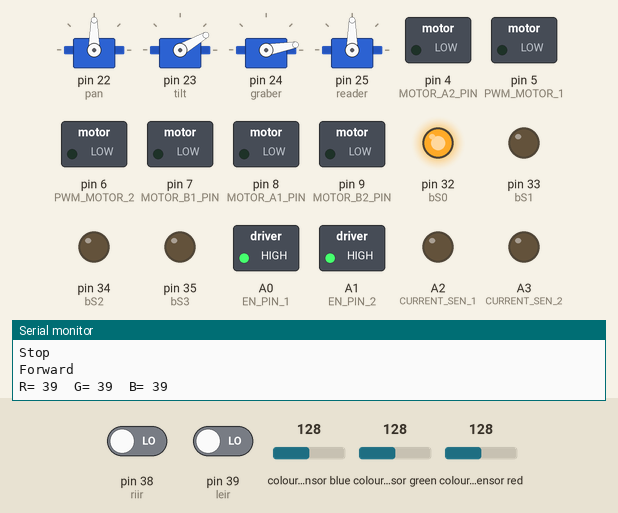
The sketch below on a simulated Arduino Mega 2560, built with avr-gcc and run on an emulated ATmega2560. On the bench: 4 × servo, switched loads named in the sketch (green lamp = pin HIGH), output pins drawn as LEDs (lit = HIGH), the last lines printed to the serial monitor. Wiring (inferred from the names in the program): TCS3200 colour sensor: output pin 30; S2 pin 28; S3 pin 29; S0 pin 26; S1 pin 27. Dashed ring = blinking. The inputs (shaded band) are chosen by the test bench; at power-on: pin 38 (riir) LOW, pin 39 (leir) LOW, colour sensor blue 128, colour sensor green 128, colour sensor red 128. Pins used as bus, display or sensor lines are not drawn.

Above: at 1.2 s.
1.3 s: pin 38 (riir) driven HIGH
At 2.5 s:
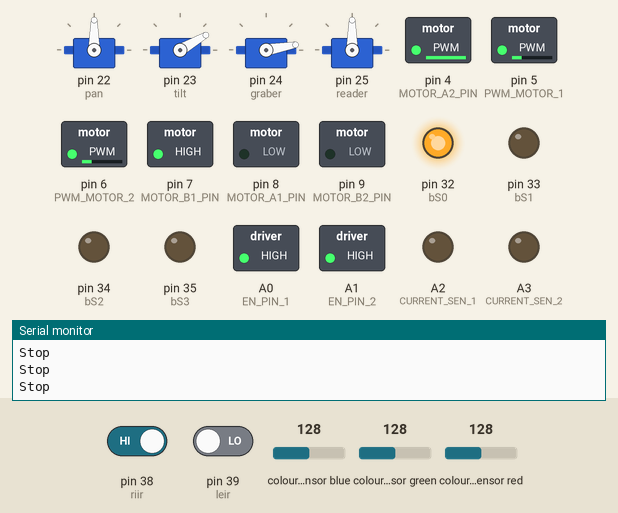
2.8 s: pin 38 (riir) driven LOW
At 4.3 s:
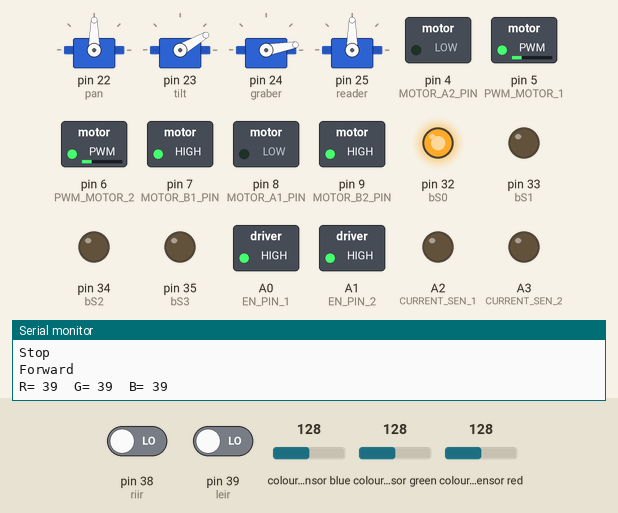
4.6 s: pin 39 (leir) driven HIGH
At 5.8 s:
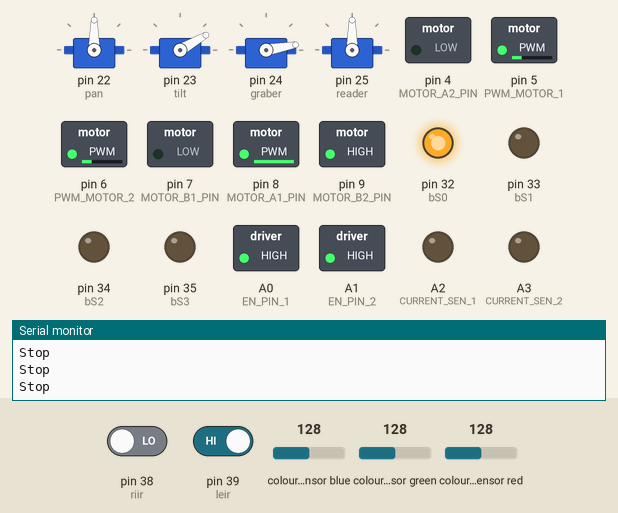
6.1 s: pin 39 (leir) driven LOW
At 6.26 s:
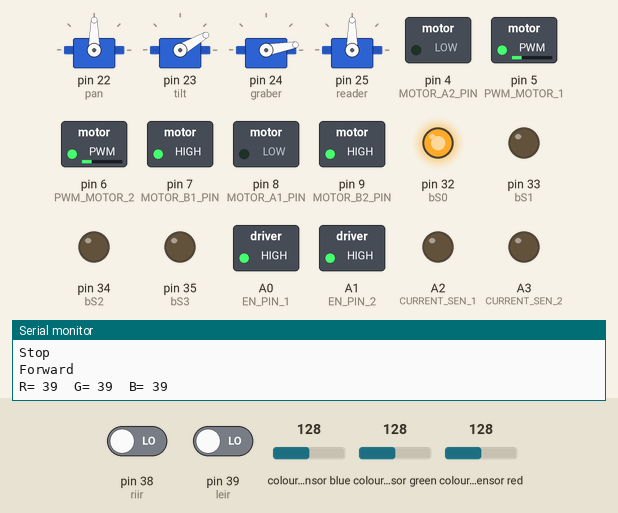
7.9 s: pin 39 (leir) driven HIGH
At 8.5 s:
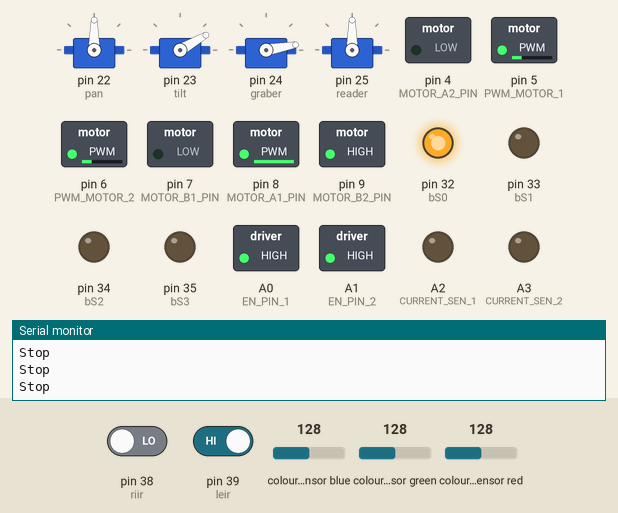
Timing chart, 0 to 10.4 s (numbered marks = the images above; inputs shaded):
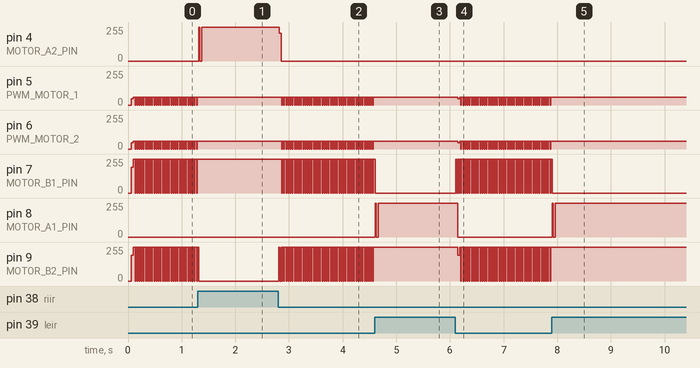

The sketch:

factory_v2.ino
```cpp
#include <Servo.h>
#define BRAKE 0
#define CW    1
#define CCW   2
#define CS_THRESHOLD 15   // Definition of safety current (Check: "1.3 Monster Shield Example").

//MOTOR 1
#define MOTOR_A1_PIN 8
#define MOTOR_B1_PIN 7

//MOTOR 2
#define MOTOR_A2_PIN 4
#define MOTOR_B2_PIN 9

#define PWM_MOTOR_1 5
#define PWM_MOTOR_2 6

#define CURRENT_SEN_1 A2
#define CURRENT_SEN_2 A3

#define EN_PIN_1 A0
#define EN_PIN_2 A1

#define MOTOR_1 0
#define MOTOR_2 1

#define aS0 26
#define aS1 27
#define aS2 28
#define aS3 29
#define asensorOut 30
#define bS0 32
#define bS1 33
#define bS2 34
#define bS3 35
#define bsensorOut 36
#define riir 38
#define leir 39
#define tiltup 30
#define tiltdown 120
#define panleft 160
#define panright 40
#define center 90
#define graberopen 10
#define graberclosed 60
#define readerdown 20
#define readerup 120
short usSpeed = 60;  //default motor speed
unsigned short usMotor_Status = BRAKE;


Servo pan;
Servo tilt;
Servo graber;
Servo reader;

int frequency = 0;
int c = 0 ;
int red = 0;
int green = 0;
int blue = 0;
char chr;
void setup() {
  pan.attach(22);
  tilt.attach(23);
  graber.attach(24);
  reader.attach(25);

  Serial.begin(9600);

  pinMode(MOTOR_A1_PIN, OUTPUT);
  pinMode(MOTOR_B1_PIN, OUTPUT);

  pinMode(MOTOR_A2_PIN, OUTPUT);
  pinMode(MOTOR_B2_PIN, OUTPUT);

  pinMode(PWM_MOTOR_1, OUTPUT);
  pinMode(PWM_MOTOR_2, OUTPUT);

  pinMode(CURRENT_SEN_1, OUTPUT);
  pinMode(CURRENT_SEN_2, OUTPUT);

  pinMode(EN_PIN_1, OUTPUT);
  pinMode(EN_PIN_2, OUTPUT);

  pinMode(aS0, OUTPUT);
  pinMode(aS1, OUTPUT);
  pinMode(aS2, OUTPUT);
  pinMode(aS3, OUTPUT);
  pinMode(asensorOut, INPUT);
  pinMode(bS0, OUTPUT);
  pinMode(bS1, OUTPUT);
  pinMode(bS2, OUTPUT);
  pinMode(bS3, OUTPUT);
  pinMode(bsensorOut, INPUT);

  pinMode(riir, INPUT);
  pinMode(leir, INPUT);
  digitalWrite(aS0, HIGH);
  digitalWrite(aS1, LOW);
  digitalWrite(bS0, HIGH);
  digitalWrite(bS1, LOW);
  graber.write(graberopen);
  tilt.write(tiltup);

  digitalWrite(EN_PIN_1, HIGH);
  digitalWrite(EN_PIN_2, HIGH);

 chr =  'x' ;
}


void loop() {


 int rir = digitalRead(riir);
  int lir = digitalRead(leir);
  if  ((rir > 0 ) && (lir > 0 )) {
    Stop();
    return;
  }
  else if ((rir < 1 ) && (lir < 1 ))
   {
    Forward();
      floorcolor();
      Stop();
   }
  else if ((rir > 0 ) && (lir < 1 ) )
  {
    right();
    delay(10);
    Stop();
    return;
  }
  else if ((rir < 1 ) && (lir > 0 ))
  {
    left();
    delay(10);
    Stop();
    return;
  }


  if ( (red < 200 ) && (green < 200 ) && (blue < 200 ))
    return;
  else if ( (red > 200 ) && (green > 200 ) && (blue > 200 ) && ( chr ==  'x' ))
    grabobject();
  else if (  (red < 100 ) && (green > 100 ) && (blue > 100 ) && ( chr == 'r' ))
    putdown();
  else if (  (red > 100 ) && (green < 100 ) && (blue > 100 ) && ( chr == 'g' ))
    putdown();
  else if (  (red > 100 ) && (green > 100 ) && (blue < 100 ) && ( chr == 'b' ))
    putdown();


}


void Stop()
{
  Serial.println("Stop");
  usMotor_Status = BRAKE;
  motorGo(MOTOR_1, usMotor_Status, 0);
  motorGo(MOTOR_2, usMotor_Status, 0);
}

void Forward()
{
  Serial.println("Forward");
  usMotor_Status = CW;
  motorGo(MOTOR_1, usMotor_Status, usSpeed);
  motorGo(MOTOR_2, usMotor_Status, usSpeed);
}

void right()
{
  usMotor_Status = CW;
  motorGo(MOTOR_1, usMotor_Status, usSpeed);
  usMotor_Status = CCW;
  motorGo(MOTOR_2, usMotor_Status, usSpeed);
}

void left()
{
  usMotor_Status = CCW;
  motorGo(MOTOR_1, usMotor_Status, usSpeed);
  usMotor_Status = CW;
  motorGo(MOTOR_2, usMotor_Status, usSpeed);
}
void Reverse()
{
  Serial.println("Reverse");
  usMotor_Status = CCW;
  motorGo(MOTOR_1, usMotor_Status, usSpeed);
  motorGo(MOTOR_2, usMotor_Status, usSpeed);
}


void motorGo(uint8_t motor, uint8_t direct, uint8_t pwm)         //Function that controls the variables: motor(0 ou 1), direction (cw ou ccw) e pwm (entra 0 e 255);
{
  if (motor == MOTOR_1)
  {
    if (direct == CW)
    {
      digitalWrite(MOTOR_A1_PIN, LOW);
      digitalWrite(MOTOR_B1_PIN, HIGH);
    }
    else if (direct == CCW)
    {
      digitalWrite(MOTOR_A1_PIN, HIGH);
      digitalWrite(MOTOR_B1_PIN, LOW);
    }
    else
    {
      digitalWrite(MOTOR_A1_PIN, LOW);
      digitalWrite(MOTOR_B1_PIN, LOW);
    }

    analogWrite(PWM_MOTOR_1, pwm);
  }
  else if (motor == MOTOR_2)
  {
    if (direct == CW)
    {
      digitalWrite(MOTOR_A2_PIN, LOW);
      digitalWrite(MOTOR_B2_PIN, HIGH);
    }
    else if (direct == CCW)
    {
      digitalWrite(MOTOR_A2_PIN, HIGH);
      digitalWrite(MOTOR_B2_PIN, LOW);
    }
    else
    {
      digitalWrite(MOTOR_A2_PIN, LOW);
      digitalWrite(MOTOR_B2_PIN, LOW);
    }

    analogWrite(PWM_MOTOR_2, pwm);
  }
}
```

floorcolor.ino
```cpp
void floorcolor(){
  // put your main code here, to run repeatedly:

 digitalWrite(aS2, LOW);
  digitalWrite(aS3, LOW);
  // Reading the output frequency
  red = pulseIn(asensorOut, LOW);
  // Printing the value on the serial monitor
  Serial.print("R= ");//printing name
  Serial.print(red);//printing RED color frequency
  Serial.print("  ");
  delay(1);
  // Setting Green filtered photodiodes to be read
  digitalWrite(aS2, HIGH);
  digitalWrite(aS3, HIGH);
  // Reading the output frequency
  green = pulseIn(asensorOut, LOW);
  // Printing the value on the serial monitor
  Serial.print("G= ");//printing name
  Serial.print(green);//printing RED color frequency
  Serial.print("  ");
  delay(1);
  // Setting Blue filtered photodiodes to be read
  digitalWrite(aS2, LOW);
  digitalWrite(aS3, HIGH);
  // Reading the output frequency
  blue = pulseIn(asensorOut, LOW);
  // Printing the value on the serial monitor
  Serial.print("B= ");//printing name
  Serial.print(blue);//printing RED color frequency
  Serial.println("  ");
  delay(1);
}
```

grab_object.ino
```cpp
void grabobject()
{
  delay(1000);
  graber.write(graberopen);
  delay(1000);
  pan.write(panleft);
  delay(1000);
  tilt.write(tiltdown);
  delay(1000);
graber.write(graberclosed);
delay(1000);
reader.write(readerdown);
delay(1000);
grabercolor();
delay(500);
reader.write(readerup);
  delay(1000);
  tilt.write(tiltup);
    delay(1000);
  pan.write(center);
if ((red > 100 ) && (green > 100) && ( blue > 100 ) )
{
   delay(1000);
  graber.write(graberopen);
  delay(1000);
  pan.write(center);
  delay(1000);
  tilt.write(tiltup);
  delay(1000);
  Reverse();
  delay(500);
  Stop();
}
else if ((red < green ) && (red < blue) ){
 chr = 'r' ;

 Forward();
 delay(200);
 Stop();
}

else if ((green < red ) && (green < blue) ){
chr =  'g' ;
 Forward();
 delay(200);
 Stop();
}
else if ( (blue < red ) && (blue < green)){
chr =  'b' ;
 Forward();
 delay(200);
 Stop();
}
}

void putdown(){
  delay(1000);
  pan.write(panleft);
  delay(1000);
  tilt.write(tiltdown);
  delay(1000);
graber.write(graberopen);
delay(1000);
tilt.write(tiltup);
  delay(1000);
   pan.write(center);
  delay(1000);
  chr =  'x' ;

}
```

grabercolor.ino
```cpp
void grabercolor() {
  digitalWrite(bS2, LOW);
  digitalWrite(bS3, LOW);
  // Reading the output frequency
  red = pulseIn(bsensorOut, LOW);
  // Printing the value on the serial monitor
  Serial.print("R= ");//printing name
  Serial.print(red);//printing RED color frequency
  Serial.print("  ");
  delay(30);
  // Setting Green filtered photodiodes to be read
  digitalWrite(bS2, HIGH);
  digitalWrite(bS3, HIGH);
  // Reading the output frequency
  green = pulseIn(bsensorOut, LOW);
  // Printing the value on the serial monitor
  Serial.print("G= ");//printing name
  Serial.print(green);//printing RED color frequency
  Serial.print("  ");
  delay(30);
  // Setting Blue filtered photodiodes to be read
  digitalWrite(bS2, LOW);
  digitalWrite(bS3, HIGH);
  // Reading the output frequency
  blue = pulseIn(bsensorOut, LOW);
  // Printing the value on the serial monitor
  Serial.print("B= ");//printing name
  Serial.print(blue);//printing RED color frequency
  Serial.println("  ");
  delay(30);

}
```

Measured:
- after the input at 1.3 s, pin 4 (MOTOR_A2_PIN): 0/255 → 254/255 at once; pin 5 (PWM_MOTOR_1), pin 6 (PWM_MOTOR_2): stops changing and stays 60/255; pin 7 (MOTOR_B1_PIN): stops changing and stays 255/255; pin 9 (MOTOR_B2_PIN): goes on until 1.3 s, then stays 0/255
- after the input at 2.8 s, pin 4 (MOTOR_A2_PIN): 254/255 → 0/255 at once; pin 5 (PWM_MOTOR_1): alternates 60/255 for 0.03 s and 0/255 for 0.01 s, starting after 0.07 s
- after the input at 4.6 s, pin 5 (PWM_MOTOR_1), pin 6 (PWM_MOTOR_2): stops changing and stays 60/255; pin 7 (MOTOR_B1_PIN): goes on until 4.6 s, then stays 0/255; pin 8 (MOTOR_A1_PIN): 0/255 → 254/255 at once; pin 9 (MOTOR_B2_PIN): stops changing and stays 255/255
- after the input at 6.1 s, pin 5 (PWM_MOTOR_1), pin 6 (PWM_MOTOR_2): 60/255 → 46/255 after 0.05 s, then repeats every 0.03 s: 60/255 0.02 s, 0/255 0.01 s
- after the input at 7.9 s, pin 5 (PWM_MOTOR_1), pin 6 (PWM_MOTOR_2): stops changing and stays 60/255; pin 7 (MOTOR_B1_PIN): goes on until 7.9 s, then stays 0/255; pin 8 (MOTOR_A1_PIN): 0/255 → 254/255 at once; pin 9 (MOTOR_B2_PIN): stops changing and stays 255/255
- by itself, pin 5 (PWM_MOTOR_1), pin 6 (PWM_MOTOR_2): repeats every 0.04 s: 60/255 0.03 s, 0/255 0.01 s
- by itself, pin 7 (MOTOR_B1_PIN), pin 9 (MOTOR_B2_PIN): repeats every 0.04 s: 255/255 0.03 s, 0/255 0.01 s
